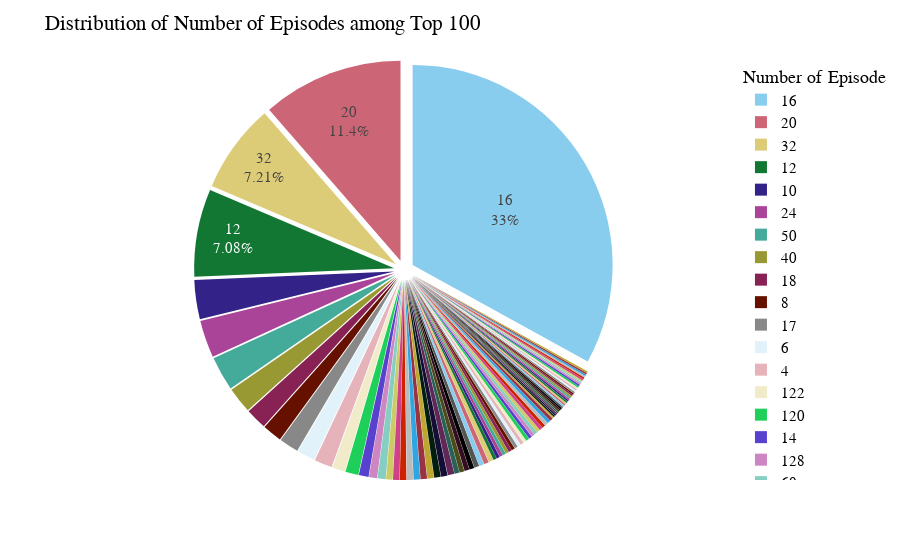

This figure's notebook cell:
### Markdown cell above
<h1 style = "font-family:Andale Mono;
                         text-align:center;
                         font-size: 40px;
                         background-color:white;">
                🔟 Number of episodes💞
</h1>
<hr>

### Code cell
num_episode = kdrama['Number of Episode'].value_counts().reset_index().rename(columns={'Number of Episode':'Count','index':'Num Ep'})

# num_episode['Num Ep'] = num_episode['Num Ep'].apply(lambda s: f"#ep {s}")

fig = px.pie(data_frame = num_episode,
             values = 'Count', names = 'Num Ep',
             color_discrete_sequence = px.colors.qualitative.Safe)

fig.update_traces(textposition = 'inside',
                  textinfo = 'label+percent',
                  pull = [0.05] * num_episode['Num Ep'].nunique(),
                  insidetextorientation='horizontal')

fig.update_layout(title = 'Distribution of Number of Episodes among Top 100',
                  legend_title = 'Number of Episode',
                  uniformtext_minsize = 13,
                  uniformtext_mode = 'hide',
                  font = dict(family = 'Courier New, monospace',
                              size = 15,
                              color = 'black')
                  )

fig.show()

### Figure 1 — Plotly figure (JSON) as saved in the notebook; plotly's stock layout.template omitted (floating-point values rounded to 4 significant figures)
{"data": [{"domain": {"x": [0, 1], "y": [0, 1]}, "hovertemplate": "Num Ep=%{label}<br>Count=%{value}<extra></extra>", "insidetextorientation": "horizontal", "labels": [16, 20, 32, 12, 10, 24, 50, 40, 18, 8, 17, 6, 4, 122, 120, 14, 128, 60, 48, 30, 104, 36, 121, 9, 54, 123, 13, 21, 124, 11, 129, 52, 150, 102, 100, 103, 133, 108, 111, 63, 138, 149, 162, 174, 80, 1, 2, 55, 25, 22, 15, 41, 28, 51, 7, 56, 58, 167, 165, 172, 159, 156, 173, 3, 143, 23, 136, 210, 132, 130, 26, 31, 126, 106, 71, 75, 86, 98, 101, 53, 105, 44, 29, 113, 116, 118, 38, 34, 33, 64, 616], "legendgroup": "", "name": "", "pull": [0.05, 0.05, 0.05, 0.05, 0.05, 0.05, 0.05, 0.05, 0.05, 0.05, 0.05, 0.05, 0.05, 0.05, 0.05, 0.05, 0.05, 0.05, 0.05, 0.05, 0.05, 0.05, 0.05, 0.05, 0.05, 0.05, 0.05, 0.05, 0.05, 0.05, 0.05, 0.05, 0.05, 0.05, 0.05, 0.05, 0.05, 0.05, 0.05, 0.05, 0.05, 0.05, 0.05, 0.05, 0.05, 0.05, 0.05, 0.05, 0.05, 0.05, 0.05, 0.05, 0.05, 0.05, 0.05, 0.05, 0.05, 0.05, 0.05, 0.05, 0.05, 0.05, 0.05, 0.05, 0.05, 0.05, 0.05, 0.05, 0.05, 0.05, 0.05, 0.05, 0.05, 0.05, 0.05, 0.05, 0.05, 0.05, 0.05, 0.05, 0.05, 0.05, 0.05, 0.05, 0.05, 0.05, 0.05, 0.05, 0.05, 0.05, 0.05], "showlegend": true, "textinfo": "label+percent", "textposition": "inside", "type": "pie", "values": [252, 87, 55, 54, 24, 23, 21, 16, 13, 12, 12, 11, 11, 8, 8, 6, 5, 5, 4, 4, 4, 4, 4, 4, 4, 4, 4, 4, 3, 3, 3, 3, 3, 3, 3, 3, 2, 2, 2, 2, 2, 2, 2, 2, 2, 2, 2, 2, 2, 2, 2, 2, 2, 2, 2, 2, 2, 1, 1, 1, 1, 1, 1, 1, 1, 1, 1, 1, 1, 1, 1, 1, 1, 1, 1, 1, 1, 1, 1, 1, 1, 1, 1, 1, 1, 1, 1, 1, 1, 1, 1]}], "layout": {"font": {"color": "black", "family": "Courier New, monospace", "size": 15}, "legend": {"title": {"text": "Number of Episode"}, "tracegroupgap": 0}, "margin": {"t": 60}, "piecolorway": ["rgb(136, 204, 238)", "rgb(204, 102, 119)", "rgb(221, 204, 119)", "rgb(17, 119, 51)", "rgb(51, 34, 136)", "rgb(170, 68, 153)", "rgb(68, 170, 153)", "rgb(153, 153, 51)", "rgb(136, 34, 85)", "rgb(102, 17, 0)", "rgb(136, 136, 136)"], "title": {"text": "Distribution of Number of Episodes among Top 100"}, "uniformtext": {"minsize": 13, "mode": "hide"}}}
